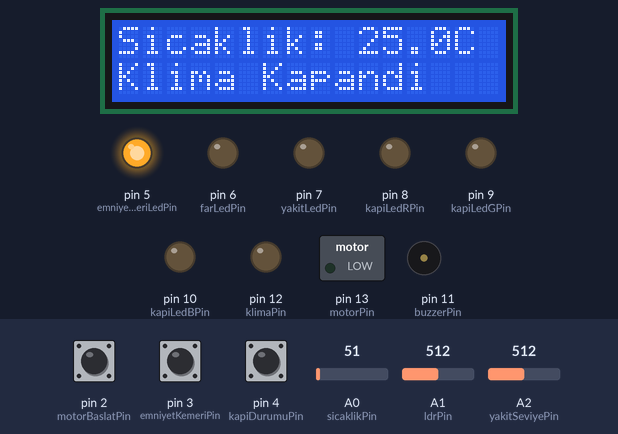
Simulated run of this sketch. Board: Arduino Mega 2560, built with avr-gcc and run on an emulated ATmega2560. Shown: 16×2 character LCD, switched loads named in the sketch (green lamp = pin HIGH), output pins drawn as LEDs (lit = HIGH), buzzer (waves = sounding, pin HIGH). Inputs (shaded band) come from the test bench; at power-on: A2 (yakitSeviyePin) = 512, pin 2 (motorBaslatPin) HIGH, A1 (ldrPin) = 512, pin 4 (kapiDurumuPin) HIGH, pin 3 (emniyetKemeriPin) HIGH, A0 (sicaklikPin) = 51.

Above: at 3.2 s.
3.3 s: A2 (yakitSeviyePin) set to 122
At 4.4 s:
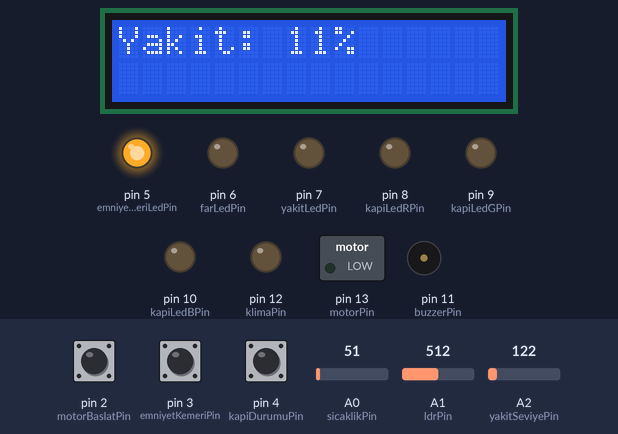
5.5 s: A2 (yakitSeviyePin) set to 106
At 6.0 s:
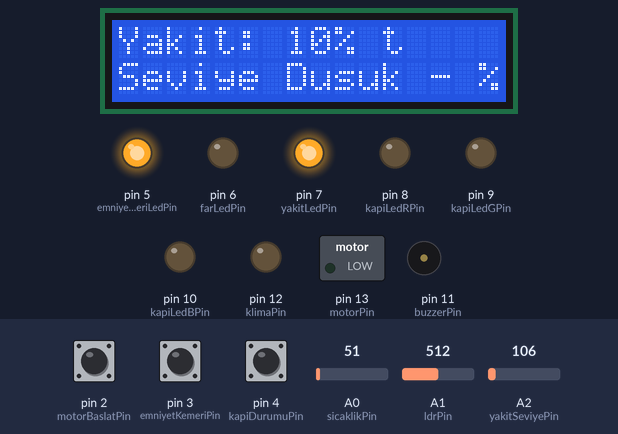
8.5 s: pin 2 (motorBaslatPin) pulled LOW for 0.15 s
At 9.2 s:
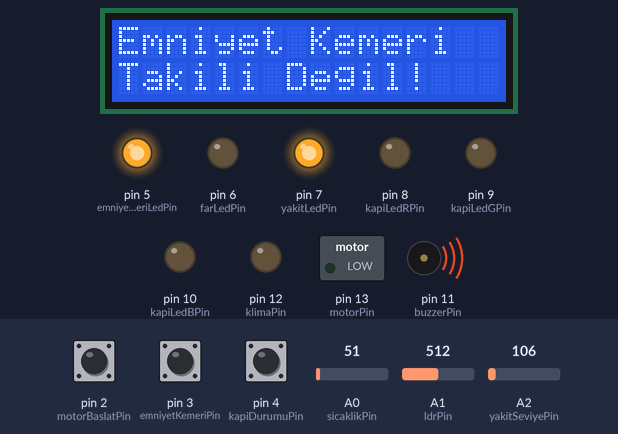
11.6 s: A1 (ldrPin) set to 264
13.1 s: A1 (ldrPin) set to 234
At 14.6 s:
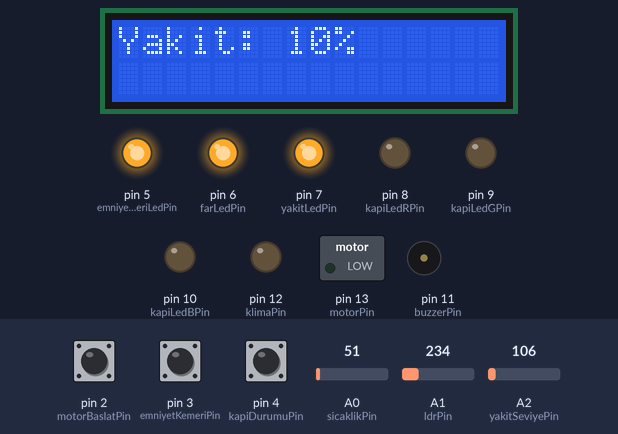
16.1 s: pin 4 (kapiDurumuPin) pulled LOW for 0.15 s
At 17.0 s:
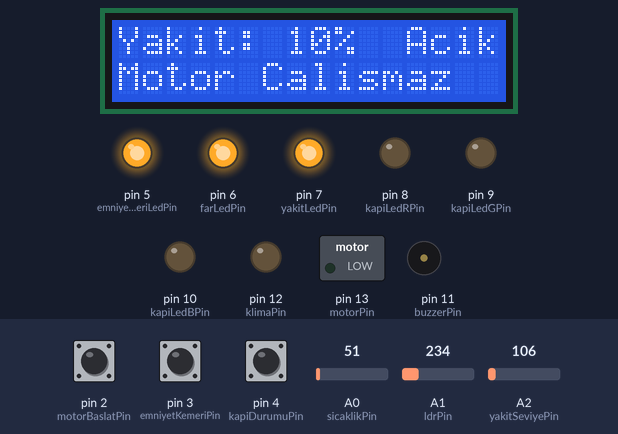
Timing chart, 0 to 19.1 s (numbered marks = the images above; inputs shaded):
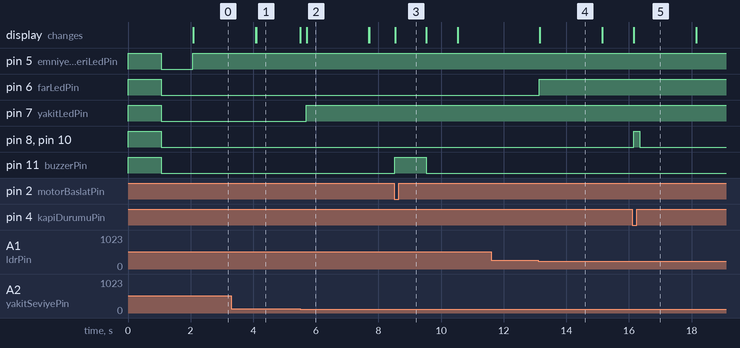

The sketch:

Prolab2_2_Kod_son.ino
```cpp
#include <LiquidCrystal.h>

// Pin Tanımlamaları
// Giriş Pinleri
const int motorBaslatPin = 2;      // Motor başlatma butonu
const int emniyetKemeriPin = 3;    // Emniyet kemeri butonu
const int sicaklikPin = A0;        // LM35 sıcaklık sensörü
const int ldrPin = A1;             // LDR ışık sensörü
const int yakitSeviyePin = A2;     // Yakıt seviyesi potansiyometresi
const int kapiDurumuPin = 4;       // Kapı anahtarı

// Çıkış Pinleri
const int emniyetKemeriLedPin = 5; // Kırmızı LED (Emniyet kemeri uyarısı)
const int farLedPin = 6;           // Mavi LED (Far durumu)
const int yakitLedPin = 7;         // Sarı LED (Yakıt seviyesi uyarısı)
const int kapiLedRPin = 8;         // RGB LED - R pini (Kapı açık uyarısı)
const int kapiLedGPin = 9;         // RGB LED - G pini
const int kapiLedBPin = 10;        // RGB LED - B pini
const int buzzerPin = 11;          // Buzzer
const int motorPin = 13;           // DC Motor (Araç motoru)
const int klimaPin = 12;           // DC Motor (Klima fanı)

// LCD Pin Tanımlamaları (RS, E, D4, D5, D6, D7)
LiquidCrystal lcd(22, 23, 24, 25, 26, 27);

// Durum Değişkenleri
bool motorDurumu = false;          // Motor çalışıyor mu?
bool emniyetKemeriTakili = false;  // Emniyet kemeri takılı mı?
bool kapiAcik = false;             // Kapı açık mı?
bool farlarAcik = false;           // Farlar açık mı?
bool klimaAcik = false;            // Klima açık mı?
float sicaklik = 0;                // Sıcaklık değeri
int yakitSeviyesi = 0;             // Yakıt seviyesi (%)
int ldrDegeri = 0;                 // LDR değeri

// Eşik Değerleri
const float sicaklikEsikDegeri = 25.0; // Klima için sıcaklık eşik değeri
const int ldrEsikDegeri = 250;        // Far açma/kapama için LDR eşik değeri
const int yakitDusukEsikDegeri = 10;  // Yakıt düşük uyarısı için eşik değeri
const int yakitKritikEsikDegeri = 5;  // Yakıt kritik uyarısı için eşik değeri

// Zamanlama Değişkenleri
unsigned long sonYakitLedDegisimi = 0;     // Yakıt LED'i için zamanlama
unsigned long sonLcdGuncelleme = 0;        // LCD güncellemesi için zamanlama
unsigned long sonButonKontrol = 0;         // Buton kontrolü için zamanlama
unsigned long sonDurumKontrol = 0;         // Genel durum kontrolü için zamanlama
unsigned long simdikiZaman = 0;            // Geçerli zaman

// Zaman Sabitleri
const unsigned long yakitLedYanipSonmeSuresi = 500;  // Yanıp sönme süresi (ms)
const unsigned long lcdGuncellemeArasi = 1000;       // LCD güncelleme aralığı (ms)
const unsigned long butonKontrolArasi = 50;          // Buton kontrol aralığı (ms)
const unsigned long durumKontrolArasi = 200;         // Durum kontrol aralığı (ms)

// Durum mesajları
bool mesajGosteriliyor = false;
String mevcutMesaj = "";
unsigned long mesajSuresi = 0;
unsigned long mesajBaslangicZamani = 0;

// Buton durum değişkenleri
bool sonMotorButonDurumu = HIGH;
bool sonEmniyetKemeriButonDurumu = HIGH;
bool sonKapiDurumu = HIGH;

void setup() {


  // Pin Modlarını Ayarla
  pinMode(motorBaslatPin, INPUT_PULLUP);    // Buton için pull-up direnç
  pinMode(emniyetKemeriPin, INPUT_PULLUP);  // Buton için pull-up direnç
  pinMode(kapiDurumuPin, INPUT_PULLUP);     // Anahtar için pull-up direnç

  pinMode(emniyetKemeriLedPin, OUTPUT);
  pinMode(farLedPin, OUTPUT);
  pinMode(yakitLedPin, OUTPUT);
  pinMode(kapiLedRPin, OUTPUT);
  pinMode(kapiLedGPin, OUTPUT);
  pinMode(kapiLedBPin, OUTPUT);
  pinMode(buzzerPin, OUTPUT);
  pinMode(motorPin, OUTPUT);
  pinMode(klimaPin, OUTPUT);

  // Tüm LED'leri test etmek için kısa süre yak
  digitalWrite(emniyetKemeriLedPin, HIGH);
  digitalWrite(farLedPin, HIGH);
  digitalWrite(yakitLedPin, HIGH);
  digitalWrite(kapiLedRPin, HIGH);
  digitalWrite(kapiLedGPin, LOW);
  digitalWrite(kapiLedBPin, HIGH);
  digitalWrite(buzzerPin, HIGH);

  // LCD Başlat
  lcd.begin(16, 2);
  lcd.print("Arac Guvenlik");
  lcd.setCursor(0, 1);
  lcd.print("Sistemi Hazir");

  delay(1000);  // LED test süresi

  // LED'leri kapat
  digitalWrite(emniyetKemeriLedPin, LOW);
  digitalWrite(farLedPin, LOW);
  digitalWrite(yakitLedPin, LOW);
  digitalWrite(kapiLedRPin, LOW);
  digitalWrite(kapiLedGPin, LOW);
  digitalWrite(kapiLedBPin, LOW);
  digitalWrite(buzzerPin, LOW);

  delay(1000);
  lcd.clear();
}

void loop() {
  // LCD'de yakıt seviyesini daima göster
lcd.setCursor(0, 0);
lcd.print("Yakit: ");
lcd.print(yakitSeviyesi);
lcd.print("% ");

  simdikiZaman = millis();

  // Sensör Değerlerini Oku
  emniyetKemeriTakili = !digitalRead(emniyetKemeriPin); // Buton basılı = kemer takılı
  kapiAcik = !digitalRead(kapiDurumuPin);              // Anahtar kapalı = kapı açık

  // Analog Sensörleri Oku
  int sicaklikOkuma = analogRead(sicaklikPin);
  sicaklik = (sicaklikOkuma * 5.0 * 100.0) / 1024.0; // LM35 değerini Celsius'a çevir

  ldrDegeri = analogRead(ldrPin);
  yakitSeviyesi = map(analogRead(yakitSeviyePin), 0, 1023, 0, 100); // 0-100% arası değer

  // Buton kontrolleri (debounce ile)
  if (simdikiZaman - sonButonKontrol >= butonKontrolArasi) {
    sonButonKontrol = simdikiZaman;
    butonKontrol();
  }

  // Periyodik durum kontrolü
  if (simdikiZaman - sonDurumKontrol >= durumKontrolArasi) {
    sonDurumKontrol = simdikiZaman;

    // Tüm kontrolleri sırayla yap
    kapininDurumunuKontrolEt();
    emniyetKemeriDurumunuKontrolEt();
    sicaklikDurumunuKontrolEt();
    farDurumunuKontrolEt();
    yakitDurumunuKontrolEt();
  }

  // LCD Mesaj Yönetimi
  lcdMesajYonetimi();

  // Yakıt LED'inin yanıp sönmesi
  yakitLedYanipSonmeKontrol();
}

// Butonların durumunu kontrol et
void butonKontrol() {
  bool simdikiMotorButonDurumu = digitalRead(motorBaslatPin);

  // Butona yeni basıldıysa
  if (simdikiMotorButonDurumu == LOW && sonMotorButonDurumu == HIGH) {
    motorEmniyetKontrol();  // Emniyet kemeri kontrolüyle motoru başlat
  }

  sonMotorButonDurumu = simdikiMotorButonDurumu;
}


// 1. Motor Çalıştırma ve Emniyet Kemeri Kontrolü
void motorEmniyetKontrol() {
  emniyetKemeriTakili = !digitalRead(emniyetKemeriPin);  // D3 → buton takılıysa LOW

  if (emniyetKemeriTakili) {
    // Emniyet kemeri takılıysa motor çalışabilir
    motorDurumu = !motorDurumu;

    if (motorDurumu) {
      digitalWrite(motorPin, HIGH);
      mesajGoster("Motor", "Calistirildi", 2000);
    } else {
      digitalWrite(motorPin, LOW);
      mesajGoster("Motor", "Durduruldu", 2000);
    }

    // LED ve buzzer'ı kapat
    digitalWrite(emniyetKemeriLedPin, LOW);
    digitalWrite(buzzerPin, LOW);
  } else {
    // Emniyet kemeri takılı değilse motor çalışamaz
    digitalWrite(motorPin, LOW);  // motoru durdur
    digitalWrite(emniyetKemeriLedPin, HIGH);
    digitalWrite(buzzerPin, HIGH);

    mesajGoster("Emniyet Kemeri", "Takili Degil!", 2000);

    delay(1000);  // buzzer kısa süre çalsın
    digitalWrite(buzzerPin, LOW);
  }
}


// Kapı durumunu kontrol et
void kapininDurumunuKontrolEt() {
  static bool oncekiKapiDurumu = !kapiAcik;

  if (kapiAcik != oncekiKapiDurumu) {
    // Kapı durumu değiştiğinde çalışır
    oncekiKapiDurumu = kapiAcik;

    if (kapiAcik) {
      // Kapı açık, pembe ışık yak (R + B)
      digitalWrite(kapiLedRPin, HIGH);
      digitalWrite(kapiLedGPin, LOW);
      digitalWrite(kapiLedBPin, HIGH);

      mesajGoster("Uyari: Kapi Acik", "Motor Calismaz", 2000);
    } else {
      // Kapı kapalı, LED'i kapat
      digitalWrite(kapiLedRPin, LOW);
      digitalWrite(kapiLedGPin, LOW);
      digitalWrite(kapiLedBPin, LOW);

      if (!mesajGosteriliyor) {
        lcd.clear();
      }
    }
  }
}

// Emniyet kemeri durumunu kontrol et
void emniyetKemeriDurumunuKontrolEt() {
  static bool oncekiEmniyetKemeriDurumu = emniyetKemeriTakili;

  if (emniyetKemeriTakili != oncekiEmniyetKemeriDurumu) {
    oncekiEmniyetKemeriDurumu = emniyetKemeriTakili;

    // LED'i güncelle
    digitalWrite(emniyetKemeriLedPin, !emniyetKemeriTakili);

    if (emniyetKemeriTakili) {
      // Kemer takıldı
      if (!mesajGosteriliyor) {
        lcd.clear(); // Eğer başka bir mesaj gösterilmiyorsa ekranı temizle
      }
    }
  } else {
    // Her durumda LED'in doğru durumda olduğundan emin ol
    digitalWrite(emniyetKemeriLedPin, !emniyetKemeriTakili);
  }
}

// Sıcaklık durumunu kontrol et
void sicaklikDurumunuKontrolEt() {
  static float sicaklikSimulasyon = 0.0;
  static bool ilkDefa = true;
  static bool klimaAcik = false;
  static bool klimaKapandi = false;
  static unsigned long sonDusmeZamani = 0;

  // İlk çalıştırmada gerçek sıcaklıkla başla
  if (ilkDefa) {
    int okuma = analogRead(sicaklikPin);
    sicaklikSimulasyon = (okuma * 5.0 * 100.0) / 1024.0;
    ilkDefa = false;

    // LCD ilk yazı
    lcd.clear();
    lcd.setCursor(0, 0);
    lcd.print("Sicaklik: ");
    lcd.print(sicaklikSimulasyon, 1);
    lcd.print((char)223); lcd.print("C");
    lcd.setCursor(0, 1);
    lcd.print("Klima Acildi");

    digitalWrite(klimaPin, HIGH);
    klimaAcik = true;
  }

  // Sıcaklık henüz 25 değilse düşürmeye devam
  if (klimaAcik && !klimaKapandi && sicaklikSimulasyon > 25.0) {
    sicaklik -= 0.2;
    if (millis() - sonDusmeZamani >= 2000) {
      sicaklikSimulasyon -= 0.5;
      sonDusmeZamani = millis();

      lcd.clear();
      lcd.setCursor(0, 0);
      lcd.print("Sicaklik: ");
      lcd.print(sicaklikSimulasyon, 1);
      lcd.print((char)223); lcd.print("C");
      lcd.setCursor(0, 1);
      lcd.print("Klima Acildi");
    }
  }

  // Sıcaklık 25.0°C'ye geldiğinde klima kapatılsın
  if (klimaAcik && !klimaKapandi && sicaklikSimulasyon <= 25.0) {
    klimaKapandi = true;
    digitalWrite(klimaPin, LOW);

    lcd.clear();
    lcd.setCursor(0, 0);
    lcd.print("Sicaklik: 25.0C");
    lcd.setCursor(0, 1);
    lcd.print("Klima Kapandi");

    delay(2000); // 2 saniye ekranda kalsın
    lcd.clear();
  }

  // Değeri güncelle
  sicaklik = sicaklikSimulasyon;
}


// Far durumunu kontrol et
void farDurumunuKontrolEt() {
  static bool farlarAcik = false;
  static bool mesajGosterildi = false;
  static bool farKontroluBaslasin = false;
  static unsigned long sonDegisimZamani = 0;
  static unsigned long lcdGosterimZamani = 0;
  static int ldrDegerSimulasyon = -1;

  if (!farKontroluBaslasin && sicaklik <= 25.0) {
    farKontroluBaslasin = true;
   // analogRead yerine simülasyon değeri kullanalım:
int ldrDegeri = ldrDegerSimulasyon;
 // gerçek değeri oku
    Serial.print("Baslangic LDR: "); Serial.println(ldrDegerSimulasyon);
  }

  if (!farKontroluBaslasin) return;

  // Her 1 saniyede bir LDR değerini yükselt
  if (millis() - sonDegisimZamani >= 1000 && ldrDegerSimulasyon < 300) {
    sonDegisimZamani = millis();
    ldrDegerSimulasyon += 15;  // yavaş yavaş artır
  }

  // Farlar Açık senaryosu
  if (ldrDegeri <= 250 && !farlarAcik) {
    farlarAcik = true;
    digitalWrite(farLedPin, HIGH);
    lcd.clear();
    lcd.setCursor(0, 0);
    lcd.print("Farlar Acik");
    mesajGosterildi = true;
    lcdGosterimZamani = millis();
}
else if (ldrDegeri > 250 && farlarAcik) {
    farlarAcik = false;
    digitalWrite(farLedPin, LOW);
    lcd.clear();
    lcd.setCursor(0, 0);
    lcd.print("Farlar Kapandi");
    mesajGosterildi = true;
    lcdGosterimZamani = millis();
}


  // LCD temizle
  if (mesajGosterildi && millis() - lcdGosterimZamani >= 2000) {
    lcd.clear();
    mesajGosterildi = false;
  }
}


// Yakıt durumunu kontrol et
void yakitDurumunuKontrolEt() {
  static int oncekiYakitDurumu = -1;
  int yakitDurumu;

  // Yakıt durumu belirle
  if (yakitSeviyesi == 0) yakitDurumu = 3;
  else if (yakitSeviyesi <= 5) yakitDurumu = 2;
  else if (yakitSeviyesi <= 10) yakitDurumu = 1;
  else yakitDurumu = 0;

  if (yakitDurumu != oncekiYakitDurumu) {
    oncekiYakitDurumu = yakitDurumu;

    switch (yakitDurumu) {
      case 0:
        digitalWrite(yakitLedPin, LOW);
        break;

      case 1:
        digitalWrite(yakitLedPin, HIGH);
        mesajGoster("Uyari: Yakit", "Seviye Dusuk - %" + String(yakitSeviyesi), 2000);
        break;

      case 2:
        mesajGoster("Kritik: Yakit", "Cok Az - %" + String(yakitSeviyesi), 2000);
        break;

      case 3:
        if (motorDurumu) {
          motorDurumu = false;
          digitalWrite(motorPin, LOW);
        }

        // Tüm LED’leri kapat
        digitalWrite(yakitLedPin, LOW);
        digitalWrite(emniyetKemeriLedPin, LOW);
        digitalWrite(farLedPin, LOW);
        mesajGoster("Yakit Bitti", "Motor Durdu", 2000);
        break;
    }
  }
}


// Yakıt LED'inin yanıp sönmesini kontrol et
void yakitLedYanipSonmeKontrol() {
  if (yakitSeviyesi <= yakitKritikEsikDegeri && yakitSeviyesi > 0) {
    if (simdikiZaman - sonYakitLedDegisimi >= yakitLedYanipSonmeSuresi) {
      sonYakitLedDegisimi = simdikiZaman;
      digitalWrite(yakitLedPin, !digitalRead(yakitLedPin));
    }
  }
}


// LCD mesajlarını yönet
void lcdMesajYonetimi() {
  // Mesaj süresi dolduysa ekranı temizle
  if (mesajGosteriliyor && (simdikiZaman - mesajBaslangicZamani >= mesajSuresi)) {
    mesajGosteriliyor = false;
    lcd.clear();
  }
}

// LCD'de mesaj göster
void mesajGoster(String satir1, String satir2, unsigned long sure) {
  lcd.clear();
  lcd.print(satir1);

  if (satir2 != "") {
    lcd.setCursor(0, 1);
    lcd.print(satir2);
  }

  mesajGosteriliyor = true;
  mesajSuresi = sure;
  mesajBaslangicZamani = simdikiZaman;
}
```

Measured:
- the behaviour switches between 113 and 112 on A2 (yakitSeviyePin) (found by bisection; images 1 and 2)
- the behaviour switches between 251 and 250 on A1 (ldrPin) (found by bisection; images 3 and 4)
- after the input at 5.5 s, pin 7 (yakitLedPin): LOW → HIGH after 0.19 s; the display: first changes at once (image 2 shows a later state)
- after the input at 8.5 s, pin 11 (buzzerPin): LOW → HIGH at once, → LOW 1.0 s later; the display: changes at once (image 3)
- after the input at 11.6 s, every drawn part: stays the same
- after the input at 13.1 s, pin 6 (farLedPin): LOW → HIGH at once; the display: first changes after 0.05 s (image 4 shows a later state)
- after the input at 16.1 s, pin 8 (kapiLedRPin), pin 10 (kapiLedBPin): LOW → HIGH after 0.05 s, → LOW 0.20 s later; the display: first changes after 0.05 s (image 5 shows a later state)
- what the display in image 2 shows lasts 2.0 s, from 5.7 s to 7.7 s
